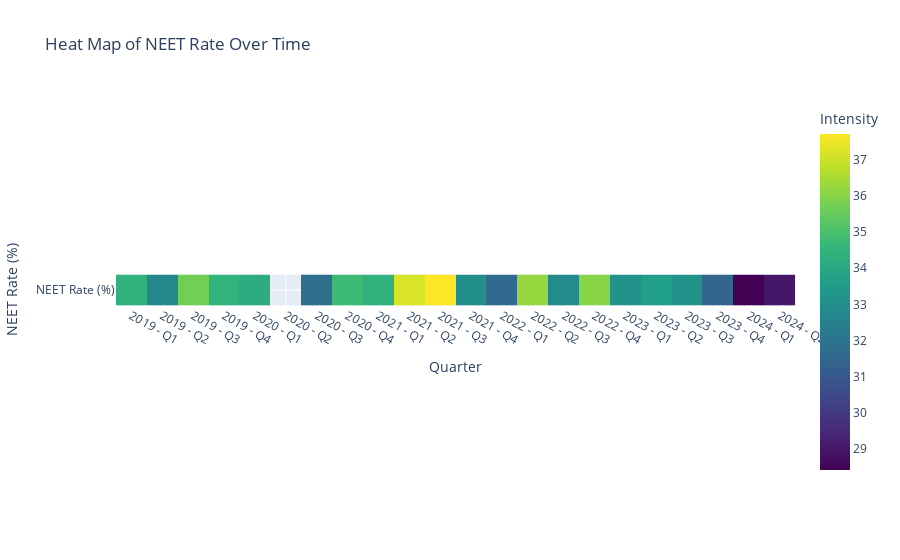

Write notebook code for a chart like this one.
### Code cell
def heat_map_g(dates, dd):
    data = {
    'Quarter': dates,
    'NEET Rate (%)': dd[11],
    'Unemployment Rate (%)': dd[7]
    }

    # Create DataFrame
    df = pd.DataFrame(data)

    # Create a heatmap for NEET Rate
    fig_neet = px.imshow(df[['Quarter', 'NEET Rate (%)']].set_index('Quarter').T,
                        color_continuous_scale='Viridis',
                        title='Heat Map of NEET Rate Over Time',
                        labels={'x': 'Quarter', 'y': 'NEET Rate (%)', 'color': 'Intensity'})

    # Show the figure
    fig_neet.show()

    # Create a heatmap for Unemployment Rate
    fig_unemployment = px.imshow(df[['Quarter', 'Unemployment Rate (%)']].set_index('Quarter').T,
                                color_continuous_scale='Cividis',
                                title='Heat Map of Unemployment Rate Over Time',
                                labels={'x': 'Quarter', 'y': 'Unemployment Rate (%)', 'color': 'Intensity'})

    # Show the figure
    fig_unemployment.show()

heat_map_g(dates, dd)

### Figure 1 — Plotly figure (JSON) as saved in the notebook; plotly's stock layout.template omitted (floating-point values rounded to 4 significant figures)
{"data": [{"coloraxis": "coloraxis", "hovertemplate": "Quarter: %{x}<br>NEET Rate (%): %{y}<br>Intensity: %{z}<extra></extra>", "name": "0", "type": "heatmap", "x": ["2019 - Q1", "2019 - Q2", "2019 - Q3", "2019 - Q4", "2020 - Q1", "2020 - Q2", "2020 - Q3", "2020 - Q4", "2021 - Q1", "2021 - Q2", "2021 - Q3", "2021 - Q4", "2022 - Q1", "2022 - Q2", "2022 - Q3", "2022 - Q4", "2023 - Q1", "2023 - Q2", "2023 - Q3", "2023 - Q4", "2024 - Q1", "2024 - Q2"], "xaxis": "x", "y": ["NEET Rate (%)"], "yaxis": "y", "z": [[34.39, 32.78, 35.7, 34.44, 34.17, ".", 31.81, 34.74, 34.38, 37.2, 37.71, 33.03, 31.6, 36.23, 32.89, 36.03, 33.18, 33.65, 33.19, 31.46, 28.42, 28.99]]}], "layout": {"coloraxis": {"colorbar": {"title": {"text": "Intensity"}}, "colorscale": [[0, "#440154"], [0.1111, "#482878"], [0.2222, "#3e4989"], [0.3333, "#31688e"], [0.4444, "#26828e"], [0.5556, "#1f9e89"], [0.6667, "#35b779"], [0.7778, "#6ece58"], [0.8889, "#b5de2b"], [1, "#fde725"]]}, "title": {"text": "Heat Map of NEET Rate Over Time"}, "xaxis": {"anchor": "y", "constrain": "domain", "domain": [0, 1], "scaleanchor": "y", "title": {"text": "Quarter"}}, "yaxis": {"anchor": "x", "autorange": "reversed", "constrain": "domain", "domain": [0, 1], "title": {"text": "NEET Rate (%)"}}}}
